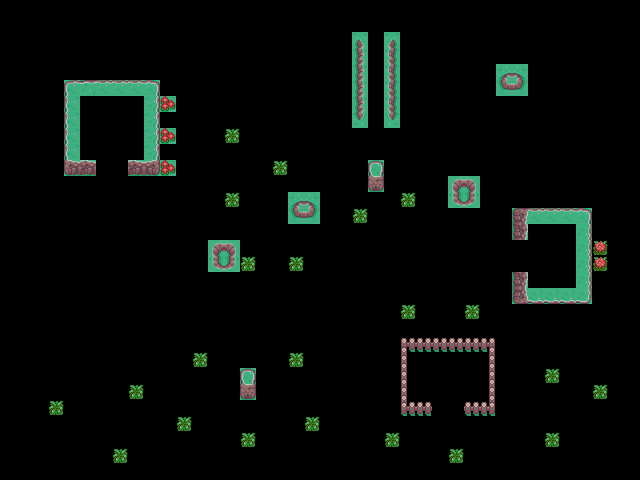

The image is a tile-based game level rendered from a .tmx file. Its description and source (layers, tilesets, objects; grid data summarised) follow:
An orthogonal 40x30 tile map with 16x16 px tiles, 1 tile layer (blockedLayer), 2 hidden layers not drawn.

<map version="1.0" orientation="orthogonal" renderorder="right-down" width="40" height="30" tilewidth="16" tileheight="16" nextobjectid="1">
 <tileset firstgid="1" name="sheet" tilewidth="16" tileheight="16" tilecount="104" columns="8">
  <image source="../spritesheets/sheet.png" width="128" height="208" />
 </tileset>
 <layer name="backgroundLayer" width="40" height="30" visible="0">
  <data>[1200 cells, 1200 non-empty, 15 distinct tile ids]</data>
 </layer>
 <layer name="blockedLayer" width="40" height="30">
  <data>[1200 cells, 109 non-empty, 35 distinct tile ids]</data>
 </layer>
 <layer name="borderLayer" width="40" height="30" visible="0">
  <data>[1200 cells, 73 non-empty, 3 distinct tile ids]</data>
 </layer>
</map>
